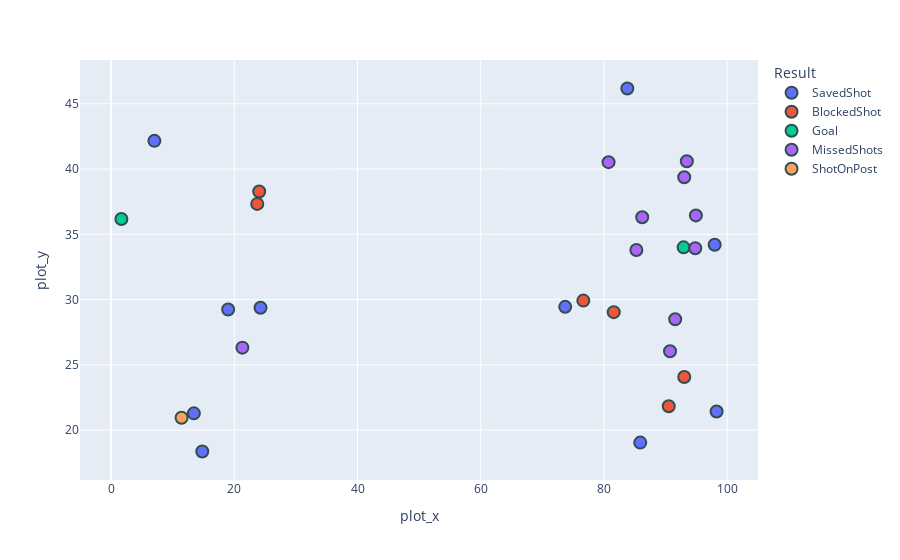

Here is the notebook cell this chart was saved with:
### Code cell
# Using plotly

import plotly.express as px

liv_man_city_shots["plot_x"]=liv_man_city_shots["X_adj"] * PITCH_HEIGHT
liv_man_city_shots["plot_y"]=liv_man_city_shots["Y_adj"] * PITCH_WIDTH

pitch = Pitch(
    pitch_type="custom",
    pitch_width=PITCH_WIDTH,
    pitch_length=PITCH_HEIGHT,
)

fig, ax = pitch.draw()

fig = px.scatter(
    liv_man_city_shots,
    x="plot_x",
    y="plot_y",
    size=liv_man_city_shots["xG"] * 100,
    color="Result",
    hover_data={
        "Player": True,
        "Result": True,
        "xG": True,
        "Minute": True,
    },
)



fig.show()

### Figure 1 — Plotly figure (JSON) as saved in the notebook; plotly's stock layout.template omitted (floating-point values rounded to 4 significant figures)
{"data": [{"customdata": [["Julián Álvarez", "SavedShot", 0.05235, 2], ["Kevin De Bruyne", "SavedShot", 0.02984, 7], ["Erling Haaland", "SavedShot", 0.1155, 38], ["Phil Foden", "SavedShot", 0.3452, 57], ["Jéremy Doku", "SavedShot", 0.03196, 77], ["Dominik Szoboszlai", "SavedShot", 0.03747, 47], ["Alexis Mac Allister", "SavedShot", 0.02405, 64], ["Darwin Núñez", "SavedShot", 0.4762, 70], ["Jarell Quansah", "SavedShot", 0.02444, 79], ["Mohamed Salah", "SavedShot", 0.04803, 88]], "hovertemplate": "Result=%{customdata[1]}<br>plot_x=%{x}<br>plot_y=%{y}<br>size=%{marker.size}<br>Player=%{customdata[0]}<br>xG=%{customdata[2]}<br>Minute=%{customdata[3]}<extra></extra>", "legendgroup": "SavedShot", "marker": {"color": "#636efa", "line": {"color": "DarkSlateGrey", "width": 2}, "size": 12, "sizemode": "area", "sizeref": 0.1903, "symbol": "circle"}, "mode": "markers", "name": "SavedShot", "orientation": "v", "showlegend": true, "type": "scatter", "x": [13.44, 24.25, 19.0, 7.035, 14.8, 73.71, 83.79, 97.97, 85.89, 98.28], "xaxis": "x", "y": [21.28, 29.38, 29.24, 42.16, 18.36, 29.44, 46.17, 34.2, 19.04, 21.42], "yaxis": "y"}, {"customdata": [["Phil Foden", "BlockedShot", 0.02759, 16], ["Kevin De Bruyne", "BlockedShot", 0.03476, 35], ["Alexis Mac Allister", "BlockedShot", 0.01703, 19], ["Conor Bradley", "BlockedShot", 0.04099, 33], ["Harvey Elliott", "BlockedShot", 0.07303, 38], ["Joseph Gomez", "BlockedShot", 0.02864, 82]], "hovertemplate": "Result=%{customdata[1]}<br>plot_x=%{x}<br>plot_y=%{y}<br>size=%{marker.size}<br>Player=%{customdata[0]}<br>xG=%{customdata[2]}<br>Minute=%{customdata[3]}<extra></extra>", "legendgroup": "BlockedShot", "marker": {"color": "#EF553B", "line": {"color": "DarkSlateGrey", "width": 2}, "size": 12, "sizemode": "area", "sizeref": 0.1903, "symbol": "circle"}, "mode": "markers", "name": "BlockedShot", "orientation": "v", "showlegend": true, "type": "scatter", "x": [24.05, 23.73, 76.65, 90.51, 93.03, 81.58], "xaxis": "x", "y": [38.28, 37.33, 29.92, 21.83, 24.07, 29.04], "yaxis": "y"}, {"customdata": [["John Stones", "Goal", 0.6322, 22], ["Alexis Mac Allister", "Goal", 0.7612, 49]], "hovertemplate": "Result=%{customdata[1]}<br>plot_x=%{x}<br>plot_y=%{y}<br>size=%{marker.size}<br>Player=%{customdata[0]}<br>xG=%{customdata[2]}<br>Minute=%{customdata[3]}<extra></extra>", "legendgroup": "Goal", "marker": {"color": "#00cc96", "line": {"color": "DarkSlateGrey", "width": 2}, "size": 12, "sizemode": "area", "sizeref": 0.1903, "symbol": "circle"}, "mode": "markers", "name": "Goal", "orientation": "v", "showlegend": true, "type": "scatter", "x": [1.68, 92.92], "xaxis": "x", "y": [36.18, 34], "yaxis": "y"}, {"customdata": [["Julián Álvarez", "MissedShots", 0.04678, 43], ["Darwin Núñez", "MissedShots", 0.08035, 15], ["Dominik Szoboszlai", "MissedShots", 0.07574, 30], ["Luis Díaz", "MissedShots", 0.07983, 41], ["Dominik Szoboszlai", "MissedShots", 0.02328, 59], ["Luis Díaz", "MissedShots", 0.2633, 62], ["Mohamed Salah", "MissedShots", 0.03858, 64], ["Mohamed Salah", "MissedShots", 0.07136, 64], ["Virgil van Dijk", "MissedShots", 0.01387, 81], ["Alexis Mac Allister", "MissedShots", 0.0803, 83]], "hovertemplate": "Result=%{customdata[1]}<br>plot_x=%{x}<br>plot_y=%{y}<br>size=%{marker.size}<br>Player=%{customdata[0]}<br>xG=%{customdata[2]}<br>Minute=%{customdata[3]}<extra></extra>", "legendgroup": "MissedShots", "marker": {"color": "#ab63fa", "line": {"color": "DarkSlateGrey", "width": 2}, "size": 12, "sizemode": "area", "sizeref": 0.1903, "symbol": "circle"}, "mode": "markers", "name": "MissedShots", "orientation": "v", "showlegend": true, "type": "scatter", "x": [21.32, 94.92, 94.82, 85.26, 80.75, 86.2, 90.72, 91.56, 93.03, 93.45], "xaxis": "x", "y": [26.32, 36.45, 33.93, 33.8, 40.53, 36.31, 26.04, 28.49, 39.37, 40.6], "yaxis": "y"}, {"customdata": [["Jéremy Doku", "ShotOnPost", 0.05667, 88]], "hovertemplate": "Result=%{customdata[1]}<br>plot_x=%{x}<br>plot_y=%{y}<br>size=%{marker.size}<br>Player=%{customdata[0]}<br>xG=%{customdata[2]}<br>Minute=%{customdata[3]}<extra></extra>", "legendgroup": "ShotOnPost", "marker": {"color": "#FFA15A", "line": {"color": "DarkSlateGrey", "width": 2}, "size": 12, "sizemode": "area", "sizeref": 0.1903, "symbol": "circle"}, "mode": "markers", "name": "ShotOnPost", "orientation": "v", "showlegend": true, "type": "scatter", "x": [11.45], "xaxis": "x", "y": [20.94], "yaxis": "y"}], "layout": {"legend": {"itemsizing": "constant", "title": {"text": "Result"}, "tracegroupgap": 0}, "margin": {"t": 60}, "xaxis": {"anchor": "y", "domain": [0, 1], "title": {"text": "plot_x"}}, "yaxis": {"anchor": "x", "domain": [0, 1], "title": {"text": "plot_y"}}}}
